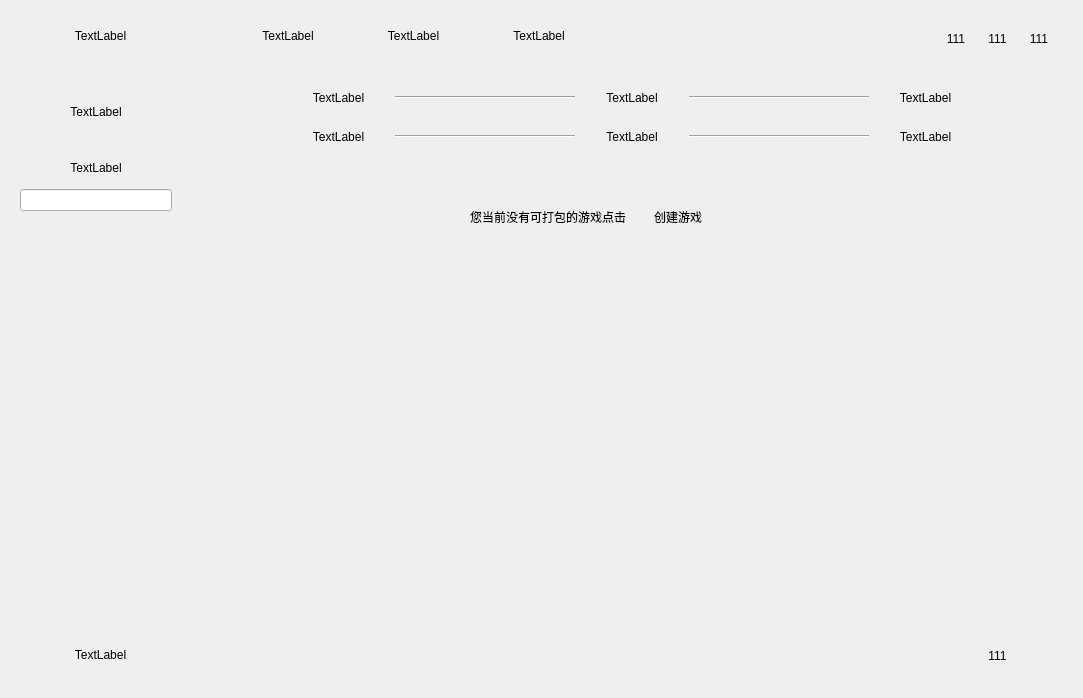
<?xml version="1.0" encoding="UTF-8"?>
<ui version="4.0">
 <class>Form</class>
 <widget class="QWidget" name="Form">
  <property name="geometry">
   <rect>
    <x>0</x>
    <y>0</y>
    <width>1083</width>
    <height>698</height>
   </rect>
  </property>
  <property name="windowTitle">
   <string>Form</string>
  </property>
  <widget class="QWidget" name="layoutWidget">
   <property name="geometry">
    <rect>
     <x>0</x>
     <y>0</y>
     <width>1078</width>
     <height>692</height>
    </rect>
   </property>
   <layout class="QHBoxLayout" name="horizontalLayout_7">
    <item>
     <widget class="QWidget" name="widget_6" native="true">
      <property name="minimumSize">
       <size>
        <width>200</width>
        <height>690</height>
       </size>
      </property>
      <widget class="QWidget" name="layoutWidget">
       <property name="geometry">
        <rect>
         <x>10</x>
         <y>10</y>
         <width>182</width>
         <height>670</height>
        </rect>
       </property>
       <layout class="QVBoxLayout" name="verticalLayout_4">
        <item>
         <widget class="QWidget" name="widget" native="true">
          <property name="sizePolicy">
           <sizepolicy hsizetype="Preferred" vsizetype="Preferred">
            <horstretch>0</horstretch>
            <verstretch>0</verstretch>
           </sizepolicy>
          </property>
          <property name="minimumSize">
           <size>
            <width>180</width>
            <height>50</height>
           </size>
          </property>
          <widget class="QWidget" name="verticalLayoutWidget">
           <property name="geometry">
            <rect>
             <x>10</x>
             <y>10</y>
             <width>161</width>
             <height>32</height>
            </rect>
           </property>
           <layout class="QVBoxLayout" name="verticalLayout">
            <item>
             <widget class="QLabel" name="label">
              <property name="minimumSize">
               <size>
                <width>150</width>
                <height>30</height>
               </size>
              </property>
              <property name="text">
               <string>TextLabel</string>
              </property>
              <property name="alignment">
               <set>Qt::AlignCenter</set>
              </property>
             </widget>
            </item>
           </layout>
          </widget>
         </widget>
        </item>
        <item>
         <widget class="QWidget" name="widget_2" native="true">
          <property name="minimumSize">
           <size>
            <width>180</width>
            <height>170</height>
           </size>
          </property>
          <widget class="QWidget" name="layoutWidget">
           <property name="geometry">
            <rect>
             <x>10</x>
             <y>10</y>
             <width>152</width>
             <height>134</height>
            </rect>
           </property>
           <layout class="QVBoxLayout" name="verticalLayout_2">
            <item>
             <widget class="QLabel" name="label_2">
              <property name="minimumSize">
               <size>
                <width>70</width>
                <height>70</height>
               </size>
              </property>
              <property name="text">
               <string>TextLabel</string>
              </property>
              <property name="alignment">
               <set>Qt::AlignCenter</set>
              </property>
             </widget>
            </item>
            <item>
             <widget class="QLabel" name="label_3">
              <property name="minimumSize">
               <size>
                <width>150</width>
                <height>30</height>
               </size>
              </property>
              <property name="text">
               <string>TextLabel</string>
              </property>
              <property name="alignment">
               <set>Qt::AlignCenter</set>
              </property>
             </widget>
            </item>
            <item>
             <widget class="QLineEdit" name="lineEdit"/>
            </item>
           </layout>
          </widget>
         </widget>
        </item>
        <item>
         <widget class="QWidget" name="widget_3" native="true">
          <property name="minimumSize">
           <size>
            <width>170</width>
            <height>380</height>
           </size>
          </property>
         </widget>
        </item>
        <item>
         <widget class="QWidget" name="widget_4" native="true">
          <property name="minimumSize">
           <size>
            <width>180</width>
            <height>50</height>
           </size>
          </property>
          <widget class="QWidget" name="verticalLayoutWidget_2">
           <property name="geometry">
            <rect>
             <x>10</x>
             <y>10</y>
             <width>161</width>
             <height>32</height>
            </rect>
           </property>
           <layout class="QVBoxLayout" name="verticalLayout_3">
            <item>
             <widget class="QLabel" name="label_4">
              <property name="minimumSize">
               <size>
                <width>150</width>
                <height>30</height>
               </size>
              </property>
              <property name="text">
               <string>TextLabel</string>
              </property>
              <property name="alignment">
               <set>Qt::AlignCenter</set>
              </property>
             </widget>
            </item>
           </layout>
          </widget>
         </widget>
        </item>
       </layout>
      </widget>
     </widget>
    </item>
    <item>
     <widget class="QWidget" name="widget_10" native="true">
      <property name="minimumSize">
       <size>
        <width>870</width>
        <height>690</height>
       </size>
      </property>
      <widget class="QWidget" name="layoutWidget">
       <property name="geometry">
        <rect>
         <x>10</x>
         <y>10</y>
         <width>852</width>
         <height>671</height>
        </rect>
       </property>
       <layout class="QVBoxLayout" name="verticalLayout_6">
        <item>
         <widget class="QWidget" name="widget_5" native="true">
          <property name="minimumSize">
           <size>
            <width>850</width>
            <height>50</height>
           </size>
          </property>
          <widget class="QWidget" name="layoutWidget">
           <property name="geometry">
            <rect>
             <x>10</x>
             <y>10</y>
             <width>371</width>
             <height>32</height>
            </rect>
           </property>
           <layout class="QHBoxLayout" name="horizontalLayout">
            <item>
             <widget class="QLabel" name="label_5">
              <property name="minimumSize">
               <size>
                <width>100</width>
                <height>30</height>
               </size>
              </property>
              <property name="text">
               <string>TextLabel</string>
              </property>
              <property name="alignment">
               <set>Qt::AlignCenter</set>
              </property>
             </widget>
            </item>
            <item>
             <widget class="QLabel" name="label_6">
              <property name="minimumSize">
               <size>
                <width>100</width>
                <height>30</height>
               </size>
              </property>
              <property name="text">
               <string>TextLabel</string>
              </property>
              <property name="alignment">
               <set>Qt::AlignCenter</set>
              </property>
             </widget>
            </item>
            <item>
             <widget class="QLabel" name="label_7">
              <property name="minimumSize">
               <size>
                <width>100</width>
                <height>30</height>
               </size>
              </property>
              <property name="text">
               <string>TextLabel</string>
              </property>
              <property name="alignment">
               <set>Qt::AlignCenter</set>
              </property>
             </widget>
            </item>
           </layout>
          </widget>
          <widget class="QWidget" name="layoutWidget">
           <property name="geometry">
            <rect>
             <x>720</x>
             <y>10</y>
             <width>119</width>
             <height>37</height>
            </rect>
           </property>
           <layout class="QHBoxLayout" name="horizontalLayout_2">
            <item>
             <widget class="QLabel" name="label_8">
              <property name="minimumSize">
               <size>
                <width>35</width>
                <height>35</height>
               </size>
              </property>
              <property name="text">
               <string>111</string>
              </property>
              <property name="alignment">
               <set>Qt::AlignCenter</set>
              </property>
             </widget>
            </item>
            <item>
             <widget class="QLabel" name="label_9">
              <property name="minimumSize">
               <size>
                <width>35</width>
                <height>35</height>
               </size>
              </property>
              <property name="text">
               <string>111</string>
              </property>
              <property name="alignment">
               <set>Qt::AlignCenter</set>
              </property>
             </widget>
            </item>
            <item>
             <widget class="QLabel" name="label_10">
              <property name="minimumSize">
               <size>
                <width>35</width>
                <height>35</height>
               </size>
              </property>
              <property name="text">
               <string>111</string>
              </property>
              <property name="alignment">
               <set>Qt::AlignCenter</set>
              </property>
             </widget>
            </item>
           </layout>
          </widget>
         </widget>
        </item>
        <item>
         <widget class="QWidget" name="widget_7" native="true">
          <property name="minimumSize">
           <size>
            <width>850</width>
            <height>550</height>
           </size>
          </property>
          <widget class="QWidget" name="layoutWidget_4">
           <property name="geometry">
            <rect>
             <x>70</x>
             <y>10</y>
             <width>688</width>
             <height>72</height>
            </rect>
           </property>
           <layout class="QVBoxLayout" name="verticalLayout_5">
            <item>
             <layout class="QHBoxLayout" name="horizontalLayout_6">
              <item>
               <widget class="QLabel" name="label_22">
                <property name="minimumSize">
                 <size>
                  <width>100</width>
                  <height>30</height>
                 </size>
                </property>
                <property name="text">
                 <string>TextLabel</string>
                </property>
                <property name="alignment">
                 <set>Qt::AlignCenter</set>
                </property>
               </widget>
              </item>
              <item>
               <widget class="Line" name="line_5">
                <property name="minimumSize">
                 <size>
                  <width>180</width>
                  <height>30</height>
                 </size>
                </property>
                <property name="orientation">
                 <enum>Qt::Horizontal</enum>
                </property>
               </widget>
              </item>
              <item>
               <widget class="QLabel" name="label_23">
                <property name="minimumSize">
                 <size>
                  <width>100</width>
                  <height>30</height>
                 </size>
                </property>
                <property name="text">
                 <string>TextLabel</string>
                </property>
                <property name="alignment">
                 <set>Qt::AlignCenter</set>
                </property>
               </widget>
              </item>
              <item>
               <widget class="Line" name="line_6">
                <property name="minimumSize">
                 <size>
                  <width>180</width>
                  <height>30</height>
                 </size>
                </property>
                <property name="orientation">
                 <enum>Qt::Horizontal</enum>
                </property>
               </widget>
              </item>
              <item>
               <widget class="QLabel" name="label_24">
                <property name="minimumSize">
                 <size>
                  <width>100</width>
                  <height>30</height>
                 </size>
                </property>
                <property name="text">
                 <string>TextLabel</string>
                </property>
                <property name="alignment">
                 <set>Qt::AlignCenter</set>
                </property>
               </widget>
              </item>
             </layout>
            </item>
            <item>
             <layout class="QHBoxLayout" name="horizontalLayout_5">
              <item>
               <widget class="QLabel" name="label_19">
                <property name="minimumSize">
                 <size>
                  <width>100</width>
                  <height>30</height>
                 </size>
                </property>
                <property name="text">
                 <string>TextLabel</string>
                </property>
                <property name="alignment">
                 <set>Qt::AlignCenter</set>
                </property>
               </widget>
              </item>
              <item>
               <widget class="Line" name="line">
                <property name="minimumSize">
                 <size>
                  <width>180</width>
                  <height>30</height>
                 </size>
                </property>
                <property name="orientation">
                 <enum>Qt::Horizontal</enum>
                </property>
               </widget>
              </item>
              <item>
               <widget class="QLabel" name="label_18">
                <property name="minimumSize">
                 <size>
                  <width>100</width>
                  <height>30</height>
                 </size>
                </property>
                <property name="text">
                 <string>TextLabel</string>
                </property>
                <property name="alignment">
                 <set>Qt::AlignCenter</set>
                </property>
               </widget>
              </item>
              <item>
               <widget class="Line" name="line_2">
                <property name="minimumSize">
                 <size>
                  <width>180</width>
                  <height>30</height>
                 </size>
                </property>
                <property name="orientation">
                 <enum>Qt::Horizontal</enum>
                </property>
               </widget>
              </item>
              <item>
               <widget class="QLabel" name="label_17">
                <property name="minimumSize">
                 <size>
                  <width>100</width>
                  <height>30</height>
                 </size>
                </property>
                <property name="text">
                 <string>TextLabel</string>
                </property>
                <property name="alignment">
                 <set>Qt::AlignCenter</set>
                </property>
               </widget>
              </item>
             </layout>
            </item>
           </layout>
          </widget>
          <widget class="QWidget" name="widget_8" native="true">
           <property name="geometry">
            <rect>
             <x>20</x>
             <y>100</y>
             <width>810</width>
             <height>430</height>
            </rect>
           </property>
           <property name="minimumSize">
            <size>
             <width>810</width>
             <height>430</height>
            </size>
           </property>
           <widget class="QWidget" name="layoutWidget">
            <property name="geometry">
             <rect>
              <x>210</x>
              <y>30</y>
              <width>288</width>
              <height>32</height>
             </rect>
            </property>
            <layout class="QHBoxLayout" name="horizontalLayout_4">
             <item>
              <widget class="QLabel" name="label_20">
               <property name="minimumSize">
                <size>
                 <width>200</width>
                 <height>30</height>
                </size>
               </property>
               <property name="text">
                <string>您当前没有可打包的游戏点击</string>
               </property>
               <property name="alignment">
                <set>Qt::AlignCenter</set>
               </property>
              </widget>
             </item>
             <item>
              <widget class="QLabel" name="label_21">
               <property name="minimumSize">
                <size>
                 <width>80</width>
                 <height>30</height>
                </size>
               </property>
               <property name="text">
                <string>创建游戏</string>
               </property>
              </widget>
             </item>
            </layout>
           </widget>
          </widget>
         </widget>
        </item>
        <item>
         <widget class="QWidget" name="widget_9" native="true">
          <property name="minimumSize">
           <size>
            <width>850</width>
            <height>50</height>
           </size>
          </property>
          <widget class="QWidget" name="layoutWidget_3">
           <property name="geometry">
            <rect>
             <x>720</x>
             <y>10</y>
             <width>119</width>
             <height>37</height>
            </rect>
           </property>
           <layout class="QHBoxLayout" name="horizontalLayout_8">
            <item>
             <widget class="QLabel" name="label_25">
              <property name="minimumSize">
               <size>
                <width>35</width>
                <height>35</height>
               </size>
              </property>
              <property name="text">
               <string>111</string>
              </property>
              <property name="alignment">
               <set>Qt::AlignCenter</set>
              </property>
             </widget>
            </item>
           </layout>
          </widget>
         </widget>
        </item>
       </layout>
      </widget>
     </widget>
    </item>
   </layout>
  </widget>
 </widget>
 <resources/>
 <connections/>
</ui>
